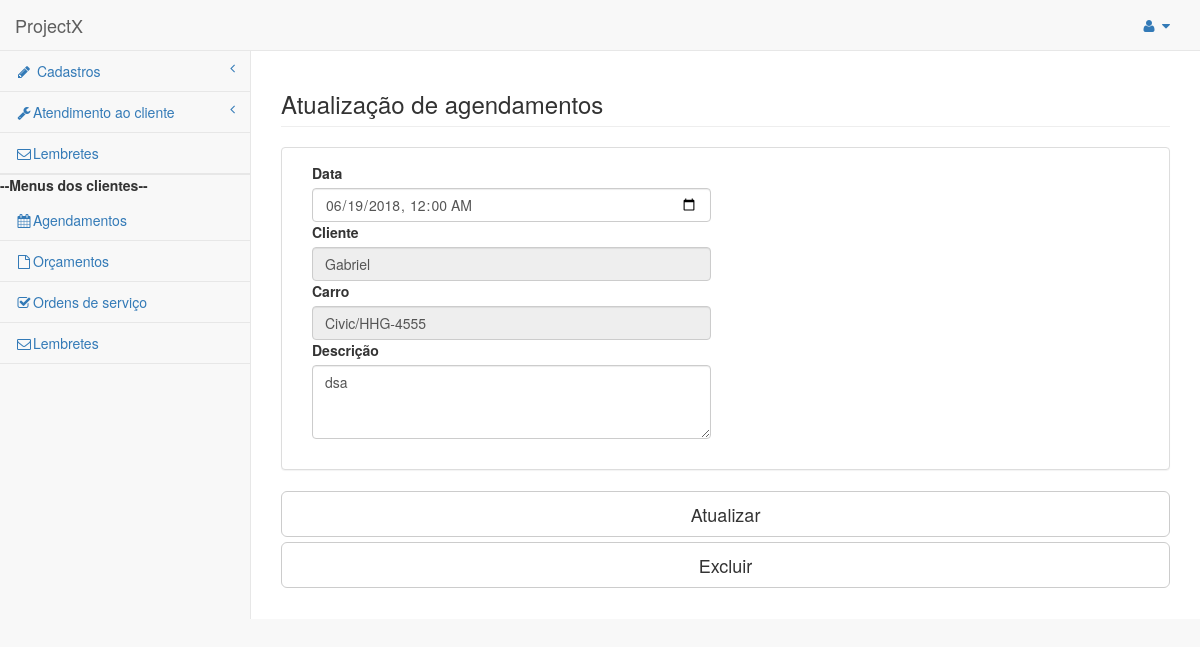
Page /pages/edit_agendamentos.php?id=3 on the committed database.
### tables this page shows
CREATE TABLE `agendamentos` (
  `id` int(10) UNSIGNED NOT NULL,
  `id_cliente` int(10) UNSIGNED NOT NULL,
  `id_carro` int(10) UNSIGNED NOT NULL,
  `status` char(1) NOT NULL DEFAULT 'A',
  `descricao` varchar(120) NOT NULL,
  `data` datetime NOT NULL,
  `data_cadastro` datetime NOT NULL DEFAULT CURRENT_TIMESTAMP
);

CREATE TABLE `clientes` (
  `id` int(10) UNSIGNED NOT NULL,
  `cpf` varchar(14) NOT NULL,
  `nome` varchar(120) NOT NULL,
  `login` varchar(30) NOT NULL,
  `senha` varchar(30) NOT NULL,
  `email` varchar(120) NOT NULL,
  `telefone` varchar(30) NOT NULL,
  `celular` varchar(30) NOT NULL,
  `cep` varchar(14) DEFAULT NULL,
  `endereco` varchar(60) DEFAULT NULL,
  `complemento` varchar(60) DEFAULT NULL,
  `numero` int(11) DEFAULT NULL,
  `bairro` varchar(60) DEFAULT NULL,
  `cidade` varchar(60) NOT NULL,
  `estado` char(2) NOT NULL,
  `sexo` char(1) NOT NULL,
  `status` char(1) NOT NULL DEFAULT 'A',
  `data_cadastro` datetime NOT NULL DEFAULT CURRENT_TIMESTAMP
);

CREATE TABLE `carros` (
  `id` int(10) UNSIGNED NOT NULL,
  `marca` varchar(30) NOT NULL,
  `modelo` varchar(11) NOT NULL,
  `versao` varchar(30) DEFAULT NULL,
  `placa` varchar(11) NOT NULL,
  `ano` year(4) NOT NULL,
  `ano_modelo` year(4) NOT NULL,
  `tipo_combustivel` varchar(30) NOT NULL,
  `cor` varchar(30) DEFAULT NULL,
  `status` char(1) NOT NULL DEFAULT 'A',
  `data_cadastro` datetime NOT NULL DEFAULT CURRENT_TIMESTAMP
);

### pages/edit_agendamentos.php (the view, shortened to what this page needs)
 <?php include 'navbar.php';
 include  "../processa/conecta.php";
 $id_agendamento = $_GET['id'];
  $sql2 = $mysqli->prepare('select c.nome,car.modelo,car.placa,a.descricao,date_format(a.data,"%Y-%m-%dT%H:%i"),a.status from agendamentos as a ,clientes as c,carros as car where a.id_cliente = c.id and a.id_carro = car.id and a.id = ?');
$sql2->bind_param('i',$id_agendamento);
  $sql2->execute();
  $sql2->bind_result($nome_cli,$modelo,$placa,$descricao,$data,$status);
 ?>
 <div class="row">
  <div class="col-lg-12">
    <h3 class="page-header">Atualização de agendamentos</h3>
  </div>
</div>
      <div class="row">
        <form id="agendamentos">
        <div class="col-lg-12">
          <div class="panel panel-default">
            <div class="panel-body">
              <div class="row">
                <div class="col-lg-12">
                  <div class="col-lg-6">
                    <div class="form-group">
                       <label>Data</label>
                      <input type='datetime-local' id="data" name="data" class="form-control"  value=<?php echo "$data"?>>
                      <label>Cliente</label>
                      <input id="cliente" name="cliente" class="form-control" value=<?php echo "$nome_cli"?> disabled >
                      <label>Carro</label>
                      <input id="carro" name="carro" class="form-control" value=<?php echo "$modelo/$placa"?> disabled >
                      <label>Descrição</label>
                      <textarea  id="descricao" name="descricao" class="form-control" rows="3"><?php echo "$descricao"?> </textarea>
                    </div>
                  </div>
                </div>
              </div>
            </div>
             </div>
    <div class='col-lg-12' id='resultado'></div>
    <button id='submit_edit_age' type="submit" class="btn btn-default btn-lg btn-block">Atualizar</button>
  <button  id='submit_exc_age' type='submit' class='btn btn-default btn-lg btn-block'>Excluir</button>
  </div>
</form>
      </div>
       </div>
</body>
</html>

### rows in the picture
agendamentos: cliente "Gabriel", carro "Civic/HHG-4555", descricao "dsa"
